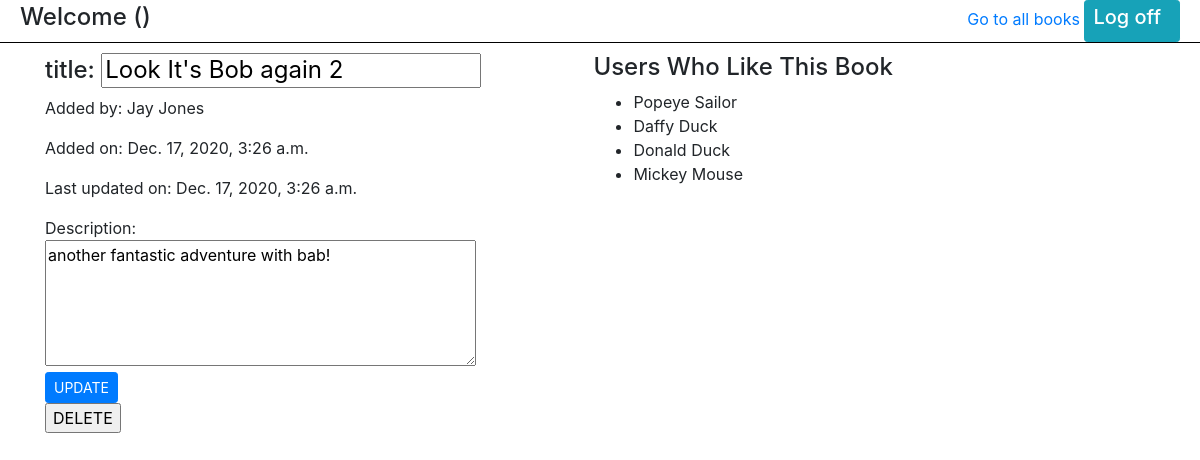
The app's page /edit_book_page/2 with its own data.
### app_fav_books/models.py (models this page shows)
class Book(models.Model):
  title = models.CharField(max_length=80)
  description = models.TextField()
  uploaded_by = models.ForeignKey(User, related_name="books_uploaded", on_delete=CASCADE)
  users_who_like = models.ManyToManyField(User, related_name="liked_books")
  created_at = models.DateTimeField(auto_now_add=True)
  updated_at = models.DateTimeField(auto_now=True)
  objects = BookManager()

class User(models.Model):
  first_name = models.CharField(max_length=80)
  last_name = models.CharField(max_length=80)
  email = models.CharField(max_length=80)
  password = models.CharField(max_length=255)
  created_at = models.DateTimeField(auto_now_add=True)
  updated_at = models.DateTimeField(auto_now=True)
  objects = UserManager()

### app_fav_books/views.py (the view)
# urls.py: path('edit_book_page/<int:book_id>', views.edit_book_page),
def edit_book_page(request, book_id):
  print('--- edit_book_page html ---')
  print('book_id->',book_id)
  context = {
    'this_book' : Book.objects.get(id=book_id),
    'this_book_liked_by' : Book.objects.get(id=book_id).users_who_like.all()
  }
  return render(request, 'edit_book_page.html', context)

### app_fav_books/templates/edit_book_page.html (shortened to what this page needs)
<!DOCTYPE html>
<html lang="en">
  <head>
    <link
      rel="stylesheet"
      href="https://cdn.jsdelivr.net/npm/bootstrap@4.5.3/dist/css/bootstrap.min.css"
    />
  </head>
  <body>
    <header>
      <h4>
        Welcome {{request.session.user_first_name}}
        ({{request.session.user_id}})
      </h4>
      <div class="right_top">
        <a href="/books">Go to all books</a>
        <a href="/logout" class="btn btn-info btn-sm"><h5>Log off</h5></a>
      </div>
    </header>
    <div class="container">
      <div class="left">
        <form action="/update" method="post">
          <h4>
            title:
            <input type="text" name="title" value="{{this_book.title}}" /><br />
          </h4>
          <p>
            Added by:
            {{this_book.uploaded_by.first_name}}&nbsp;{{this_book.uploaded_by.last_name}}
          </p>
          <p>Added on: {{this_book.created_at}}</p>
          <p>Last updated on: {{this_book.updated_at}}</p>
          Description:<br />
          <textarea name="description" cols="40" rows="5">
{{this_book.description}}</textarea
          ><br />
          <input class="btn btn-primary btn-sm" type="submit" value="UPDATE" />
        </form>
        <form action="/delete" method="POST">
          <input type="submit" value="DELETE" />
        </form>
      </div>
      <div class="right">
        <h4>Users Who Like This Book</h4>
        <ul>
          {% for user in this_book_liked_by %}
          <li>{{ user.first_name}}&nbsp;{{user.last_name}}</li>
          {% endfor %}
        </ul>
      </div>
    </div>
  </body>
</html>

### app_fav_books/templates/edit_book_page.html (style rules this page uses)
header { display: flex; align-items: center; justify-content: space-between; padding: 0 20px; border-bottom: 1px solid black; margin-bottom: 10px; }
h1, h2, h5 { display: inline-block; margin-right: 10px; }
.left, .right { display: inline-block; vertical-align: top; min-width: 49%; }

### records on screen
Book: title "Look It's Bob again 2", uploaded_by.first_name "Jay", uploaded_by.last_name "Jones", created_at "Dec. 17, 2020, 3:26 a.m.", updated_at "Dec. 17, 2020, 3:26 a.m.", description "another fantastic adventure with bab!"
User: first_name "Popeye", last_name "Sailor"
User: first_name "Daffy", last_name "Duck"
User: first_name "Donald", last_name "Duck"
User: first_name "Mickey", last_name "Mouse"
